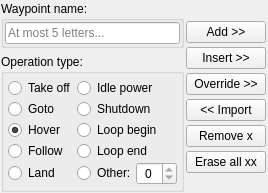
             <widget class="QFrame" name="frame_7">
              <property name="frameShape">
               <enum>QFrame::NoFrame</enum>
              </property>
              <property name="frameShadow">
               <enum>QFrame::Raised</enum>
              </property>
              <layout class="QHBoxLayout" name="horizontalLayout_12">
               <property name="spacing">
                <number>1</number>
               </property>
               <property name="leftMargin">
                <number>1</number>
               </property>
               <property name="topMargin">
                <number>1</number>
               </property>
               <property name="rightMargin">
                <number>1</number>
               </property>
               <property name="bottomMargin">
                <number>1</number>
               </property>
               <item>
                <widget class="QFrame" name="frame_10">
                 <property name="sizePolicy">
                  <sizepolicy hsizetype="MinimumExpanding" vsizetype="Preferred">
                   <horstretch>0</horstretch>
                   <verstretch>0</verstretch>
                  </sizepolicy>
                 </property>
                 <property name="frameShape">
                  <enum>QFrame::NoFrame</enum>
                 </property>
                 <property name="frameShadow">
                  <enum>QFrame::Raised</enum>
                 </property>
                 <layout class="QVBoxLayout" name="verticalLayout_13">
                  <property name="leftMargin">
                   <number>0</number>
                  </property>
                  <property name="topMargin">
                   <number>0</number>
                  </property>
                  <property name="rightMargin">
                   <number>0</number>
                  </property>
                  <property name="bottomMargin">
                   <number>0</number>
                  </property>
                  <item>
                   <widget class="QGroupBox" name="groupBox_14">
                    <property name="sizePolicy">
                     <sizepolicy hsizetype="Preferred" vsizetype="Minimum">
                      <horstretch>0</horstretch>
                      <verstretch>0</verstretch>
                     </sizepolicy>
                    </property>
                    <property name="title">
                     <string>Waypoint name:</string>
                    </property>
                    <layout class="QHBoxLayout" name="horizontalLayout_3">
                     <property name="spacing">
                      <number>1</number>
                     </property>
                     <property name="leftMargin">
                      <number>1</number>
                     </property>
                     <property name="topMargin">
                      <number>1</number>
                     </property>
                     <property name="rightMargin">
                      <number>1</number>
                     </property>
                     <property name="bottomMargin">
                      <number>1</number>
                     </property>
                     <item>
                      <widget class="QLineEdit" name="lned_name">
                       <property name="text">
                        <string/>
                       </property>
                       <property name="placeholderText">
                        <string>At most 5 letters...</string>
                       </property>
                      </widget>
                     </item>
                    </layout>
                   </widget>
                  </item>
                  <item>
                   <widget class="QGroupBox" name="groupBox_15">
                    <property name="sizePolicy">
                     <sizepolicy hsizetype="Preferred" vsizetype="MinimumExpanding">
                      <horstretch>0</horstretch>
                      <verstretch>0</verstretch>
                     </sizepolicy>
                    </property>
                    <property name="title">
                     <string>Operation type:</string>
                    </property>
                    <layout class="QGridLayout" name="gridLayout_2">
                     <property name="leftMargin">
                      <number>4</number>
                     </property>
                     <property name="topMargin">
                      <number>4</number>
                     </property>
                     <property name="rightMargin">
                      <number>4</number>
                     </property>
                     <property name="bottomMargin">
                      <number>4</number>
                     </property>
                     <property name="spacing">
                      <number>1</number>
                     </property>
                     <item row="8" column="1">
                      <widget class="QRadioButton" name="rbt_land">
                       <property name="text">
                        <string>Land</string>
                       </property>
                      </widget>
                     </item>
                     <item row="3" column="1">
                      <widget class="QRadioButton" name="rbt_follow">
                       <property name="text">
                        <string>Follow</string>
                       </property>
                      </widget>
                     </item>
                     <item row="2" column="1">
                      <widget class="QRadioButton" name="rbt_hover">
                       <property name="text">
                        <string>Hover</string>
                       </property>
                       <property name="checked">
                        <bool>true</bool>
                       </property>
                      </widget>
                     </item>
                     <item row="0" column="1">
                      <widget class="QRadioButton" name="rbt_takeoff">
                       <property name="text">
                        <string>Take off</string>
                       </property>
                      </widget>
                     </item>
                     <item row="1" column="1">
                      <widget class="QRadioButton" name="rbt_goto">
                       <property name="text">
                        <string>Goto</string>
                       </property>
                      </widget>
                     </item>
                     <item row="3" column="2">
                      <widget class="QRadioButton" name="rbt_loop_end">
                       <property name="text">
                        <string>Loop end</string>
                       </property>
                      </widget>
                     </item>
                     <item row="2" column="2">
                      <widget class="QRadioButton" name="rbt_loop_begin">
                       <property name="text">
                        <string>Loop begin</string>
                       </property>
                      </widget>
                     </item>
                     <item row="1" column="2">
                      <widget class="QRadioButton" name="rbt_shutdown">
                       <property name="text">
                        <string>Shutdown</string>
                       </property>
                      </widget>
                     </item>
                     <item row="0" column="2">
                      <widget class="QRadioButton" name="rbt_idle">
                       <property name="text">
                        <string>Idle power</string>
                       </property>
                      </widget>
                     </item>
                     <item row="8" column="2">
                      <layout class="QHBoxLayout" name="horizontalLayout_16">
                       <property name="spacing">
                        <number>0</number>
                       </property>
                       <property name="topMargin">
                        <number>0</number>
                       </property>
                       <property name="rightMargin">
                        <number>0</number>
                       </property>
                       <item>
                        <widget class="QRadioButton" name="rbt_other">
                         <property name="text">
                          <string>Other:</string>
                         </property>
                         <property name="checkable">
                          <bool>false</bool>
                         </property>
                        </widget>
                       </item>
                       <item>
                        <widget class="QSpinBox" name="spbx_type_parameter">
                         <property name="alignment">
                          <set>Qt::AlignCenter</set>
                         </property>
                         <property name="readOnly">
                          <bool>true</bool>
                         </property>
                        </widget>
                       </item>
                      </layout>
                     </item>
                    </layout>
                   </widget>
                  </item>
                 </layout>
                </widget>
               </item>
               <item>
                <widget class="QFrame" name="frame_6">
                 <property name="sizePolicy">
                  <sizepolicy hsizetype="Minimum" vsizetype="MinimumExpanding">
                   <horstretch>0</horstretch>
                   <verstretch>0</verstretch>
                  </sizepolicy>
                 </property>
                 <property name="frameShape">
                  <enum>QFrame::NoFrame</enum>
                 </property>
                 <property name="frameShadow">
                  <enum>QFrame::Raised</enum>
                 </property>
                 <layout class="QVBoxLayout" name="verticalLayout_5">
                  <property name="spacing">
                   <number>4</number>
                  </property>
                  <property name="leftMargin">
                   <number>1</number>
                  </property>
                  <property name="topMargin">
                   <number>1</number>
                  </property>
                  <property name="rightMargin">
                   <number>1</number>
                  </property>
                  <property name="bottomMargin">
                   <number>1</number>
                  </property>
                  <item>
                   <spacer name="verticalSpacer_3">
                    <property name="orientation">
                     <enum>Qt::Vertical</enum>
                    </property>
                    <property name="sizeType">
                     <enum>QSizePolicy::Expanding</enum>
                    </property>
                    <property name="sizeHint" stdset="0">
                     <size>
                      <width>20</width>
                      <height>0</height>
                     </size>
                    </property>
                   </spacer>
                  </item>
                  <item>
                   <widget class="QPushButton" name="bt_add">
                    <property name="text">
                     <string>Add &gt;&gt;</string>
                    </property>
                   </widget>
                  </item>
                  <item>
                   <widget class="QPushButton" name="pushButton_2">
                    <property name="text">
                     <string>Insert &gt;&gt;</string>
                    </property>
                   </widget>
                  </item>
                  <item>
                   <widget class="QPushButton" name="bt_override">
                    <property name="text">
                     <string>Override &gt;&gt;</string>
                    </property>
                   </widget>
                  </item>
                  <item>
                   <widget class="QPushButton" name="bt_import">
                    <property name="text">
                     <string>&lt;&lt; Import</string>
                    </property>
                   </widget>
                  </item>
                  <item>
                   <widget class="QPushButton" name="bt_remove">
                    <property name="text">
                     <string>Remove x</string>
                    </property>
                   </widget>
                  </item>
                  <item>
                   <widget class="QPushButton" name="bt_erase_all">
                    <property name="text">
                     <string>Erase all xx</string>
                    </property>
                   </widget>
                  </item>
                  <item>
                   <spacer name="verticalSpacer_2">
                    <property name="orientation">
                     <enum>Qt::Vertical</enum>
                    </property>
                    <property name="sizeType">
                     <enum>QSizePolicy::Expanding</enum>
                    </property>
                    <property name="sizeHint" stdset="0">
                     <size>
                      <width>20</width>
                      <height>0</height>
                     </size>
                    </property>
                   </spacer>
                  </item>
                 </layout>
                </widget>
               </item>
              </layout>
             </widget>
